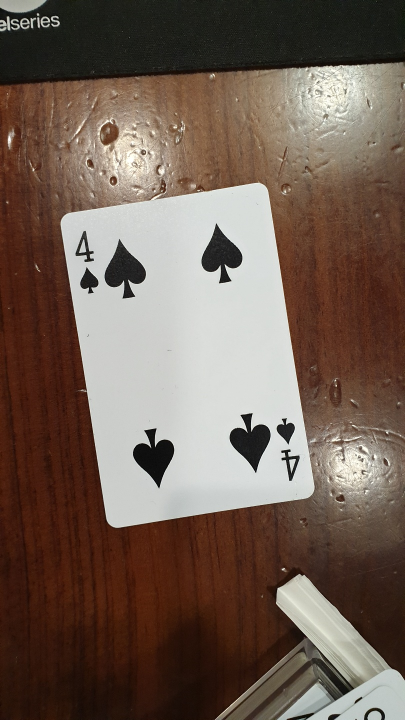
#> input picture Doh/1912 Playing Cards/spade4.jpg, 810 x 1440 px (shown at 1/2 size)
$ jupyter execute Contoures2.ipynb
#> lines starting #> are read from the running program, lines starting #| are printed output that depends on the picture; after the words box and inside, x2 and y2 are one past the last pixel; in counts of white or black regions, pixels touching at a corner belong together
[cell 1]
import cv2
import numpy as np
import matplotlib.pyplot as plt

[cell 2]
def edge_detect(file_name, tresh_min, tresh_max):
#> called with file_name = 'spade4.jpg', tresh_min = 60, tresh_max = 255
    f = plt.figure(figsize=(20,20))
    ax = f.add_subplot(311)
    ax2 = f.add_subplot(312)
    ax3 = f.add_subplot(313)

    image = cv2.imread(file_name)
#> image is the input picture: shape (1440, 810, 3); mean B, G, R 84.2, 95.4, 113.3
    im_bw = cv2.cvtColor(image, cv2.COLOR_RGB2GRAY)
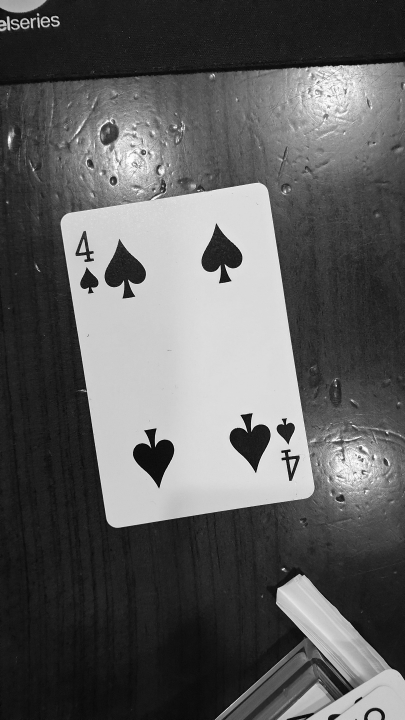
#> im_bw: shape (1440, 810) (shown at 1/2 size); min 0, max 255, mean 94.1
    thresh, im_bw = cv2.threshold(im_bw, tresh_min, tresh_max, 0)
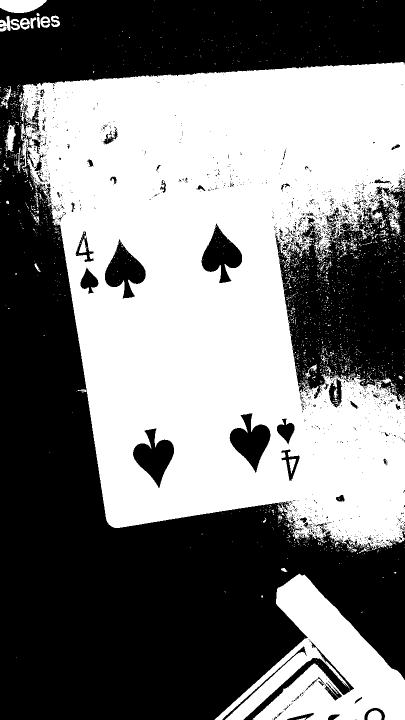
#> im_bw: shape (1440, 810) (shown at 1/2 size); 48.6% white; 2017 white regions (1949 under 20 px)
#> thresh = 60


#     cv2.imwrite('bw_'+file_name, im_bw)

#     contours, hierarchy = cv2.findContours(im_bw, cv2.RETR_EXTERNAL, cv2.CHAIN_APPROX_SIMPLE)
    contours, hierarchy = cv2.findContours(im_bw, cv2.RETR_TREE, cv2.CHAIN_APPROX_SIMPLE)
#> contours = 4443 contours, 4275 with area under 20; largest, box (x1, y1, x2, y2) and area: (38, 124, 810, 1100) 534775, (429, 1147, 810, 1440) 48834, (265, 856, 349, 977) 5092, (209, 478, 293, 598) 5060, (402, 446, 485, 567) 5042
    ax.imshow(image, cmap='Greys')
    col = 0
# [4 lines of commented-out code are left out]
    cv2.drawContours(image, contours, -1, (0,255,0), 3)
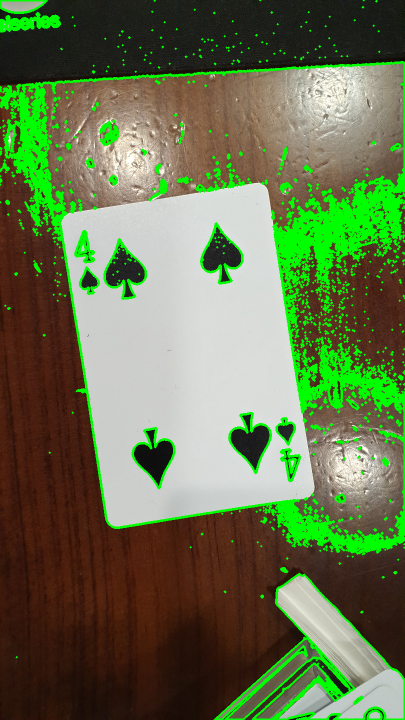
#> image: shape (1440, 810, 3) (shown at 1/2 size); 11.22% of pixels changed, all inside (x1, y1, x2, y2) = (0, 0, 810, 1440)
#     for contour in contours:
#         cv2.drawContours(image, contour, -1, (0,col,0), 3)
#         col+20
    ax2.imshow(im_bw)
    ax3.imshow(image)
    cv2.imwrite('cnt_'+file_name, image)
    return contours

[cell 3]
def edge_detect2(file_name, tresh_min, tresh_max):

    image = cv2.imread(file_name)
    im_bw = cv2.cvtColor(image, cv2.COLOR_RGB2GRAY)
    thresh, im_bw = cv2.threshold(im_bw, tresh_min, tresh_max, 0)


#     cv2.imwrite('bw_'+file_name, im_bw)

#     contours, hierarchy = cv2.findContours(im_bw, cv2.RETR_EXTERNAL, cv2.CHAIN_APPROX_SIMPLE)
    contours, hierarchy = cv2.findContours(im_bw, cv2.RETR_TREE, cv2.CHAIN_APPROX_SIMPLE)
    col = 0
#     print(len(contours))
#     for i in contours:
#         print(len(i))
    mylist = list()
    mylist.append(contours[3])
    print(len(contours[3]))
    cv2.drawContours(image, contours[3], -1, (255,0,0), 3)
#     cv2.drawContours(image, contours, -1, (0,255,0), 3)
#     for contour in contours:
#         cv2.drawContours(image, contour, -1, (0,col,0), 3)
#         col+20
    plt.figure(figsize=(20,10))
    plt.imshow(image)
    return contours
#     cv2.imwrite('cnt_'+file_name, image)

[cell 4]
con = edge_detect('spade4.jpg', 60, 255)
#> con has the same summary as contours in edge_detect
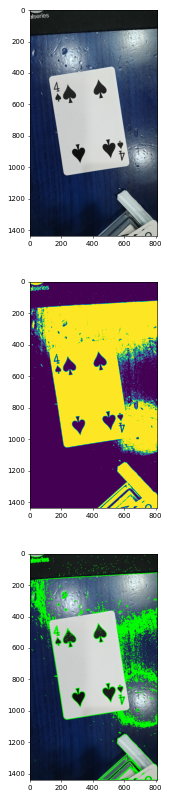
#> figure drawn by matplotlib, 3 panels; B, G, R data is drawn as R, G, B

[cell 5]
con = edge_detect('heart3.jpg', 128, 255)
#> call 2 of edge_detect, with file_name = 'heart3.jpg', tresh_min = 128, tresh_max = 255
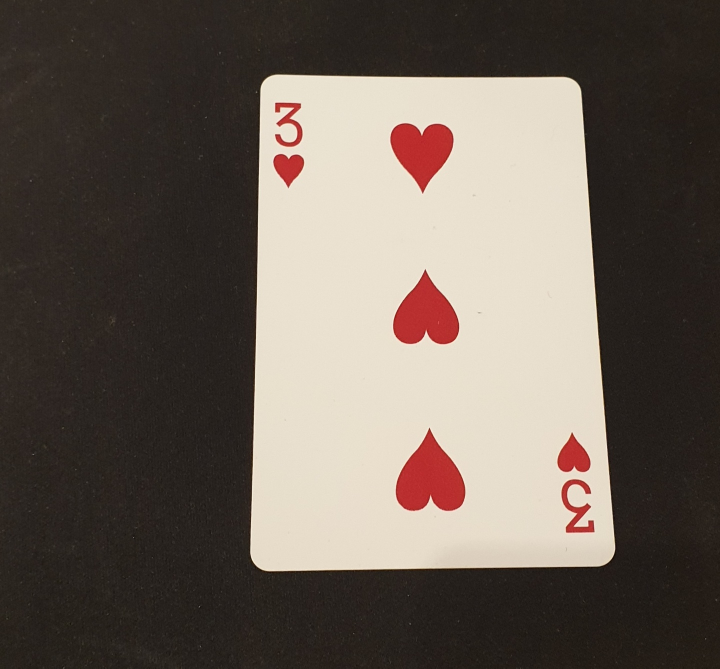
#> input picture Doh/1912 Playing Cards/heart3.jpg, 1440 x 1337 px (shown at 1/2 size)
#> in edge_detect, image is the input picture: shape (1337, 1440, 3); mean B, G, R 87.2, 96, 106.3
#> in edge_detect (call 2), `im_bw = cv2.cvtColor(image, cv2.COLOR_RGB2GRAY)`:
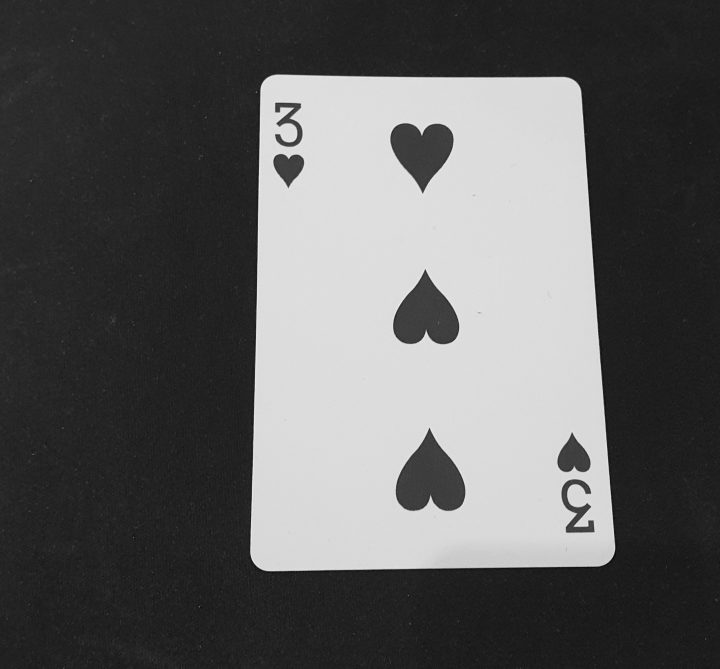
#> im_bw: shape (1337, 1440) (shown at 1/2 size); min 4, max 245, mean 94.4
#> in edge_detect (call 2), `thresh, im_bw = cv2.threshold(im_bw, tresh_min, tresh_max, 0)`:
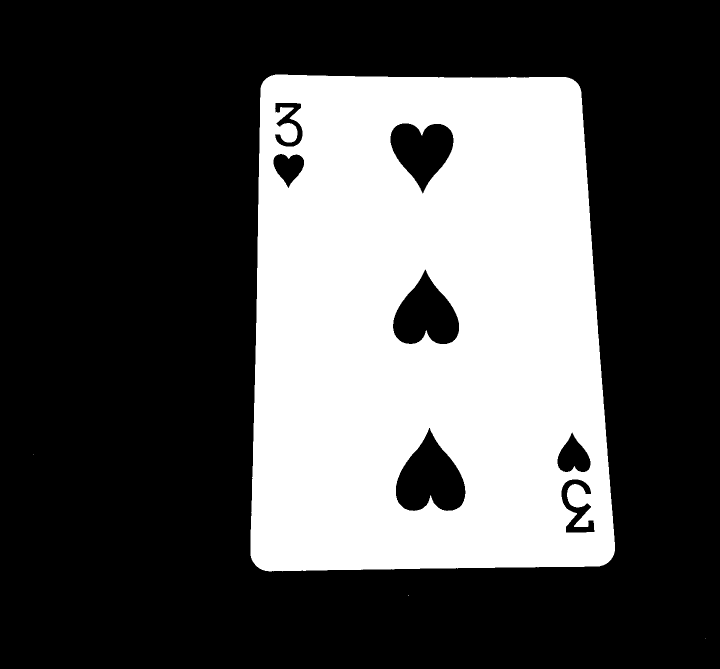
#> im_bw: shape (1337, 1440) (shown at 1/2 size); 32.4% white; 4 white regions (3 under 20 px)
#> in edge_detect (call 2), `thresh, im_bw = cv2.threshold(im_bw, tresh_min, tresh_max, 0)`: thresh = 128
#> in edge_detect (call 2), `contours, hierarchy = cv2.findContours(im_bw, cv2.RETR_TREE, cv2.CHAIN..`: contours = 11 contours, 3 with area under 20; largest, box (x1, y1, x2, y2) and area: (501, 149, 1230, 1143) 670894, (791, 855, 932, 1023) 14558, (785, 538, 919, 689) 12466, (780, 246, 908, 388) 11094, (1114, 864, 1182, 945) 3352, (1122, 958, 1190, 1066) 3032, (546, 307, 609, 377) 2676, (549, 205, 606, 294) 2244
#> con has the same summary as contours in edge_detect
#> figure, not shown here; B, G, R data is drawn as R, G, B

[cell 6]
con = edge_detect2('heart3.jpg', 128, 255)
#> in edge_detect2, `thresh, im_bw = cv2.threshold(im_bw, tresh_min, tresh_max, 0)`: thresh = 128
#| 366
#> in edge_detect2, `cv2.drawContours(image, contours[3], -1, (255,0,0), 3)`:
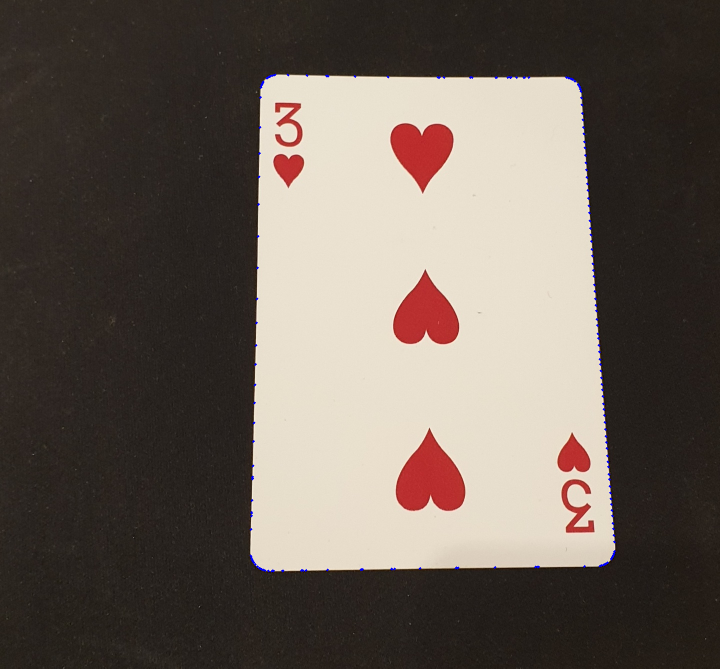
#> image: shape (1337, 1440, 3) (shown at 1/2 size); mean B, G, R 87.4, 95.7, 106.1

[cell 7]
for i in con:
    print(i)
    print('**')
#> this loop made 11 passes
#> i on passes 1 to 3: [[1411, 1277]], [[816, 1190], [816, 1191]], [[66, 908]]
#> (printed output is left out)

[cell 8]
len(con)
#> Out = 11

[cell 9]
con[2]
#> Out = [[66, 908]]
